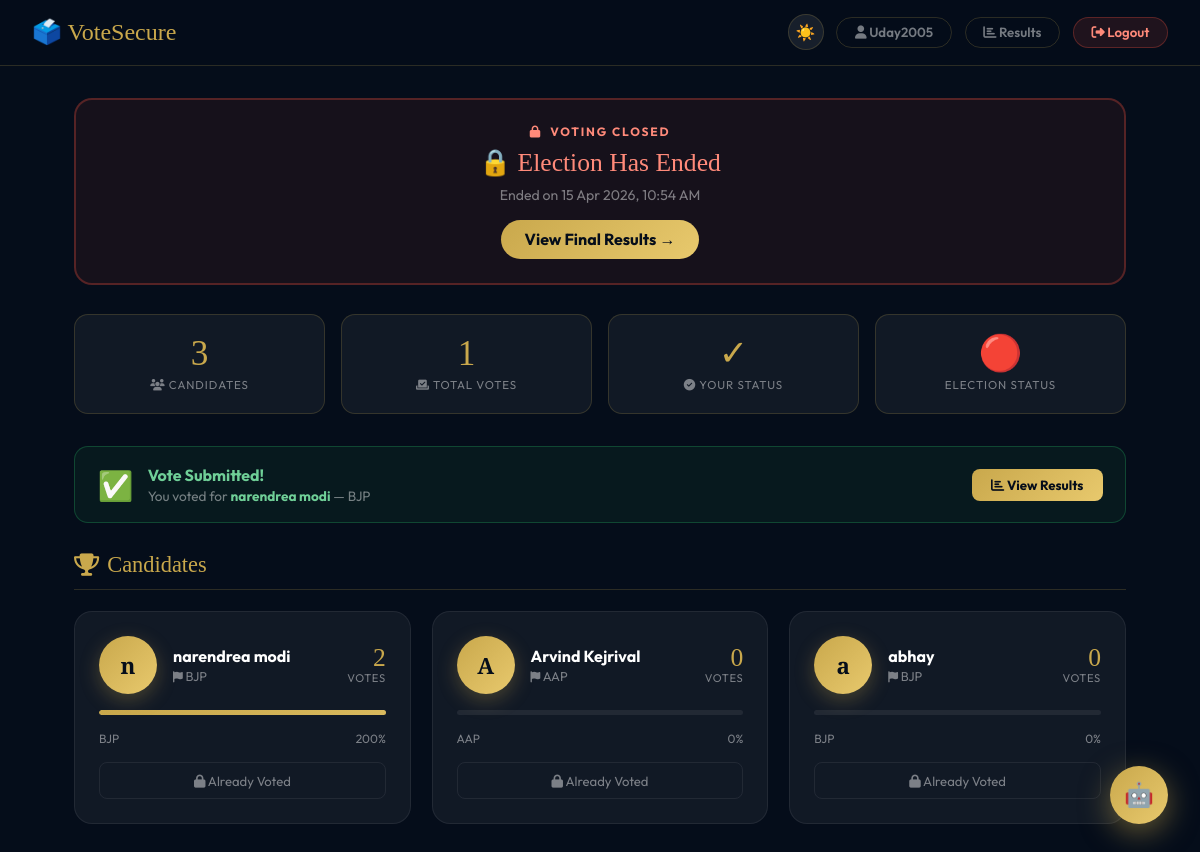
Page /dashboard/ (signed in) on the earlier database version.
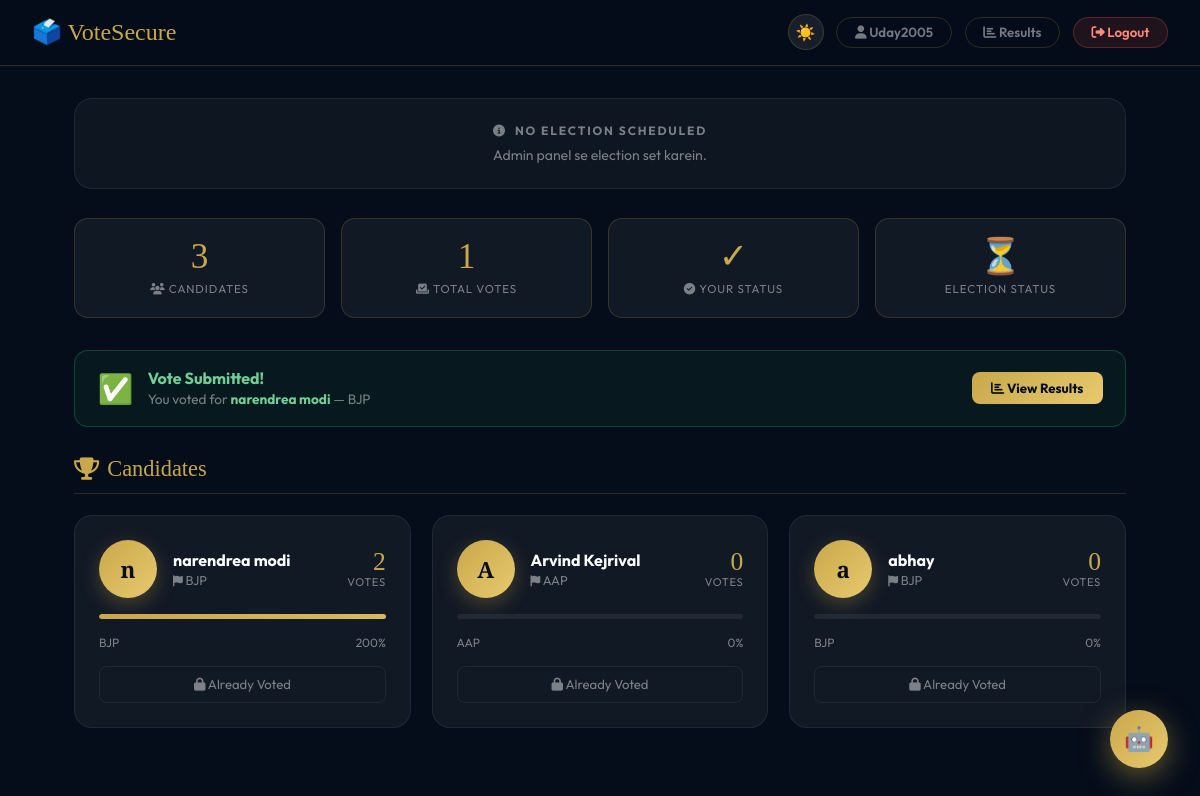
Same page on the later database version.
### voting_app/models.py (models this page shows, shortened)
class Election(models.Model):
    title      = models.CharField(max_length=200, default="General Election")
    start_time = models.DateTimeField()
    end_time   = models.DateTimeField()
    is_active  = models.BooleanField(default=True)
    def has_started(self):
        return timezone.now() >= self.start_time
    def has_ended(self):
        return timezone.now() >= self.end_time
    def is_ongoing(self):
        return self.has_started() and not self.has_ended()
    def time_remaining_seconds(self):
        if self.has_ended():
            return 0
        return max(int((self.end_time - timezone.now()).total_seconds()), 0)

class Vote(models.Model):
    user      = models.ForeignKey(User, on_delete=models.CASCADE, related_name='votes')
    candidate = models.ForeignKey(Candidate, on_delete=models.CASCADE, related_name='vote_records')
    timestamp = models.DateTimeField(auto_now_add=True)
    class Meta:
        unique_together = ('user', 'candidate')  # One vote per user per candidate

class Candidate(models.Model):
    name      = models.CharField(max_length=200)
    party     = models.CharField(max_length=200)
    image     = models.URLField(blank=True)
    votes     = models.IntegerField(default=0)
    class Meta:
        ordering = ['-votes']

### voting_app/views.py (the view)
# urls.py: path('dashboard/',     views.dashboard_view,        name='dashboard'),
@login_required(login_url='login')
def dashboard_view(request):
    election    = Election.objects.filter(is_active=True).first()
    candidates  = Candidate.objects.all()
    total_votes = Vote.objects.count()
    user_voted  = Vote.objects.filter(user=request.user).exists()
    user_vote   = Vote.objects.filter(user=request.user).first()
    can_vote = False
    if election and election.is_ongoing() and not user_voted:
        can_vote = True
    return render(request, 'dashboard.html', {
        'candidates'  : candidates,
        'total_votes' : total_votes,
        'user_voted'  : user_voted,
        'user_vote'   : user_vote,
        'election'    : election,
        'can_vote'    : can_vote,
        'time_seconds': election.time_remaining_seconds() if election else 0,
    })

### voting_app/templates/dashboard.html (shortened to what this page needs)
{% load static %}
<!DOCTYPE html>
<html lang="en">
<head>
  <link rel="stylesheet" href="{% static 'css/main.css' %}"/>
  <link href="https://cdnjs.cloudflare.com/ajax/libs/font-awesome/6.4.0/css/all.min.css" rel="stylesheet"/>
</head>
<body>
<nav class="navbar">
  <a href="{% url 'home' %}" class="nav-brand">🗳️ VoteSecure</a>
  <div class="nav-actions">
    <button class="dark-toggle" id="dark-toggle">☀️</button>
    <span class="btn-nav btn-nav-ghost" style="cursor:default">
      <i class="fas fa-user"></i> {{ request.user.username }}
    </span>
    <a href="{% url 'results' %}" class="btn-nav btn-nav-ghost">
      <i class="fas fa-chart-bar"></i> Results
    </a>
    <a href="{% url 'logout' %}" class="btn-nav btn-nav-danger">
      <i class="fas fa-sign-out-alt"></i> Logout
    </a>
  </div>
</nav>
<div style="max-width:1100px;margin:0 auto;padding:2rem 1.5rem;">
  {% if election %}
    {% if election.is_ongoing %}
      <div class="election-timer ongoing">
        <div class="timer-label gold">
          <i class="fas fa-circle" style="font-size:.6rem;color:#27ae60"></i>
          &nbsp;Election in Progress
        </div>
        <div class="timer-title">{{ election.title }}</div>
        <div class="countdown-row">
          <div class="countdown-unit">
            <div class="countdown-digit" id="cd-hours">00</div>
            <div class="countdown-unit-label">Hours</div>
          </div>
          <div class="countdown-sep">:</div>
          <div class="countdown-unit">
            <div class="countdown-digit" id="cd-mins">00</div>
            <div class="countdown-unit-label">Minutes</div>
          </div>
          <div class="countdown-sep">:</div>
          <div class="countdown-unit">
            <div class="countdown-digit" id="cd-secs">00</div>
            <div class="countdown-unit-label">Seconds</div>
          </div>
        </div>
        <div class="timer-dates">
          <span><i class="fas fa-play-circle"></i> Started: {{ election.start_time|date:"d M Y, h:i A" }}</span>
          <span><i class="fas fa-stop-circle"></i> Ends: {{ election.end_time|date:"d M Y, h:i A" }}</span>
        </div>
      </div>
    {% elif election.has_ended %}
      <div class="election-timer ended">
        <div class="timer-label red">
          <i class="fas fa-lock"></i> &nbsp;Voting Closed
        </div>
        <div class="ended-text">🔒 Election Has Ended</div>
        <p style="color:var(--muted);margin-top:.5rem;font-size:.88rem">
          Ended on {{ election.end_time|date:"d M Y, h:i A" }}
        </p>
        <a href="{% url 'results' %}"
           style="display:inline-block;margin-top:1rem;padding:.6rem 1.5rem;
                  background:linear-gradient(135deg,var(--gold),var(--gold2));
                  border-radius:50px;color:var(--navy);font-weight:700;text-decoration:none">
          View Final Results →
        </a>
      </div>
    {% endif %}
  {% else %}
    <div class="election-timer no-election">
      <div class="timer-label muted"><i class="fas fa-info-circle"></i> &nbsp;No Election Scheduled</div>
      <p style="color:var(--muted);font-size:.88rem;margin-top:.3rem">
        Admin panel se election set karein.
      </p>
    </div>
  {% endif %}
  <div class="stats-grid">
    <div class="stat-card delay-1">
      <div class="stat-num">{{ candidates.count }}</div>
      <div class="stat-lbl"><i class="fas fa-users"></i> Candidates</div>
    </div>
    <div class="stat-card delay-2">
      <div class="stat-num">{{ total_votes }}</div>
      <div class="stat-lbl"><i class="fas fa-vote-yea"></i> Total Votes</div>
    </div>
    <div class="stat-card delay-3">
      <div class="stat-num">{% if user_voted %}✓{% else %}—{% endif %}</div>
      <div class="stat-lbl"><i class="fas fa-check-circle"></i> Your Status</div>
    </div>
    <div class="stat-card delay-4">
      <div class="stat-num">{% if election and election.is_ongoing %}🟢{% elif election and election.has_ended %}🔴{% else %}⏳{% endif %}</div>
      <div class="stat-lbl">Election Status</div>
    </div>
  </div>
  {% if user_voted %}
    <div class="voted-banner">
      <span style="font-size:1.8rem">✅</span>
      <div class="voted-text">
        <strong>Vote Submitted!</strong><br>
        <span>You voted for <strong style="color:#6fcf97">{{ user_vote.candidate.name }}</strong>
        — {{ user_vote.candidate.party }}</span>
      </div>
      <a href="{% url 'results' %}" class="btn-results-link">
        <i class="fas fa-chart-bar"></i> View Results
      </a>
    </div>
  {% endif %}
  <div class="section-title">
    <i class="fas fa-trophy" style="color:var(--gold)"></i>
    <span class="accent">Candidates</span>
  </div>
  {% if candidates %}
    <div class="candidates-grid">
      {% for candidate in candidates %}
        <div class="candidate-card">
          <div style="display:flex;align-items:center;gap:1rem;margin-bottom:.8rem">
            <div class="c-avatar">{{ candidate.name|first }}</div>
            <div style="flex:1">
              <div class="c-name">{{ candidate.name }}</div>
              <div class="c-party"><i class="fas fa-flag" style="font-size:.7rem"></i> {{ candidate.party }}</div>
            </div>
            <div style="text-align:right">
              <div class="c-vote-num">{{ candidate.votes }}</div>
              <div style="color:var(--muted);font-size:.7rem;text-transform:uppercase;letter-spacing:.06em">votes</div>
            </div>
          </div>
          <div class="vote-progress">
            <div class="vote-fill"
              style="width:{% if total_votes > 0 %}{% widthratio candidate.votes total_votes 100 %}%{% else %}0%{% endif %}">
            </div>
          </div>
          <div style="display:flex;justify-content:space-between;font-size:.75rem;color:var(--muted);margin-bottom:1rem">
            <span>{{ candidate.party }}</span>
            <span>{% if total_votes > 0 %}{% widthratio candidate.votes total_votes 100 %}%{% else %}0%{% endif %}</span>
          </div>
          {% if can_vote %}
            <form method="POST" action="{% url 'vote' %}" class="vote-form" data-candidate="{{ candidate.name }}">
              {% csrf_token %}
              <input type="hidden" name="candidate_id" value="{{ candidate.id }}"/>
              <button type="submit" class="btn-vote-card">
                <i class="fas fa-check-circle"></i> &nbsp;Vote for {{ candidate.name }}
              </button>
            </form>
          {% elif user_voted %}
            <div style="text-align:center;padding:.6rem;color:var(--muted);font-size:.82rem;
                        border:1px solid rgba(255,255,255,0.07);border-radius:8px">
              <i class="fas fa-lock"></i> Already Voted
            </div>
          {% elif election and election.has_ended %}
            <div style="text-align:center;padding:.6rem;color:#ff8a7a;font-size:.82rem;
                        border:1px solid rgba(231,76,60,0.2);border-radius:8px">
              <i class="fas fa-ban"></i> Voting Closed
            </div>
          {% elif election and not election.has_started %}
            <div style="text-align:center;padding:.6rem;color:#74b9ff;font-size:.82rem;
                        border:1px solid rgba(52,152,219,0.2);border-radius:8px">
              <i class="fas fa-clock"></i> Voting Not Started
            </div>
          {% else %}
            <div style="text-align:center;padding:.6rem;color:var(--muted);font-size:.82rem;
                        border:1px solid rgba(255,255,255,0.07);border-radius:8px">
              <i class="fas fa-info-circle"></i> No Active Election
            </div>
          {% endif %}
        </div>
      {% endfor %}
    </div>
  {% endif %}
</div>
<button id="chatbot-toggle">🤖</button>
</body>
</html>

### voting_app/templates/dashboard.html (style rules this page uses)
.election-timer { border-radius: 18px; padding: 1.5rem 2rem; margin-bottom: 1.8rem; text-align: center; position: relative; overflow: hidden; animation: fadeUp 0.5s ease both; }
.election-timer.no-election { background: rgba(255,255,255,0.04); border: 1px solid rgba(255,255,255,0.08); }
.timer-label { font-size: 0.75rem; font-weight: 700; text-transform: uppercase; letter-spacing: 0.15em; margin-bottom: 0.5rem; }
.timer-label.muted { color: var(--muted); }

Differences in the rows shown:
removed Election: end_time "15 Apr 2026, 10:54 AM"
Other differences:
text no longer shown: "VOTING CLOSED 🔒 Election Has Ended Ended on View Final Results → 🔴"
text now shown: "NO ELECTION SCHEDULED Admin panel se election set karein. ⏳"
